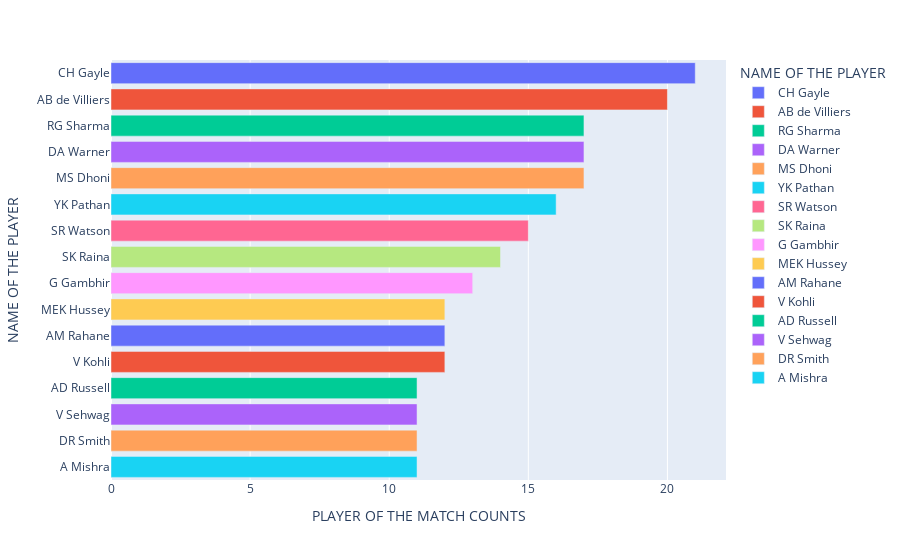

The cell this chart's notebook holds for it:
### Code cell
winner_bar = px.bar(pom,y='players',x='counts',
             orientation='h',color='players',
            labels={'players':'NAME OF THE PLAYER','counts':'PLAYER OF THE MATCH COUNTS'})
winner_bar.show()

### Figure 1 — Plotly figure (JSON) as saved in the notebook; plotly's stock layout.template omitted (floating-point values rounded to 4 significant figures)
{"data": [{"alignmentgroup": "True", "hovertemplate": "NAME OF THE PLAYER=%{y}<br>PLAYER OF THE MATCH COUNTS=%{x}<extra></extra>", "legendgroup": "CH Gayle", "marker": {"color": "#636efa"}, "name": "CH Gayle", "offsetgroup": "CH Gayle", "orientation": "h", "showlegend": true, "textposition": "auto", "type": "bar", "x": [21], "xaxis": "x", "y": ["CH Gayle"], "yaxis": "y"}, {"alignmentgroup": "True", "hovertemplate": "NAME OF THE PLAYER=%{y}<br>PLAYER OF THE MATCH COUNTS=%{x}<extra></extra>", "legendgroup": "AB de Villiers", "marker": {"color": "#EF553B"}, "name": "AB de Villiers", "offsetgroup": "AB de Villiers", "orientation": "h", "showlegend": true, "textposition": "auto", "type": "bar", "x": [20], "xaxis": "x", "y": ["AB de Villiers"], "yaxis": "y"}, {"alignmentgroup": "True", "hovertemplate": "NAME OF THE PLAYER=%{y}<br>PLAYER OF THE MATCH COUNTS=%{x}<extra></extra>", "legendgroup": "RG Sharma", "marker": {"color": "#00cc96"}, "name": "RG Sharma", "offsetgroup": "RG Sharma", "orientation": "h", "showlegend": true, "textposition": "auto", "type": "bar", "x": [17], "xaxis": "x", "y": ["RG Sharma"], "yaxis": "y"}, {"alignmentgroup": "True", "hovertemplate": "NAME OF THE PLAYER=%{y}<br>PLAYER OF THE MATCH COUNTS=%{x}<extra></extra>", "legendgroup": "DA Warner", "marker": {"color": "#ab63fa"}, "name": "DA Warner", "offsetgroup": "DA Warner", "orientation": "h", "showlegend": true, "textposition": "auto", "type": "bar", "x": [17], "xaxis": "x", "y": ["DA Warner"], "yaxis": "y"}, {"alignmentgroup": "True", "hovertemplate": "NAME OF THE PLAYER=%{y}<br>PLAYER OF THE MATCH COUNTS=%{x}<extra></extra>", "legendgroup": "MS Dhoni", "marker": {"color": "#FFA15A"}, "name": "MS Dhoni", "offsetgroup": "MS Dhoni", "orientation": "h", "showlegend": true, "textposition": "auto", "type": "bar", "x": [17], "xaxis": "x", "y": ["MS Dhoni"], "yaxis": "y"}, {"alignmentgroup": "True", "hovertemplate": "NAME OF THE PLAYER=%{y}<br>PLAYER OF THE MATCH COUNTS=%{x}<extra></extra>", "legendgroup": "YK Pathan", "marker": {"color": "#19d3f3"}, "name": "YK Pathan", "offsetgroup": "YK Pathan", "orientation": "h", "showlegend": true, "textposition": "auto", "type": "bar", "x": [16], "xaxis": "x", "y": ["YK Pathan"], "yaxis": "y"}, {"alignmentgroup": "True", "hovertemplate": "NAME OF THE PLAYER=%{y}<br>PLAYER OF THE MATCH COUNTS=%{x}<extra></extra>", "legendgroup": "SR Watson", "marker": {"color": "#FF6692"}, "name": "SR Watson", "offsetgroup": "SR Watson", "orientation": "h", "showlegend": true, "textposition": "auto", "type": "bar", "x": [15], "xaxis": "x", "y": ["SR Watson"], "yaxis": "y"}, {"alignmentgroup": "True", "hovertemplate": "NAME OF THE PLAYER=%{y}<br>PLAYER OF THE MATCH COUNTS=%{x}<extra></extra>", "legendgroup": "SK Raina", "marker": {"color": "#B6E880"}, "name": "SK Raina", "offsetgroup": "SK Raina", "orientation": "h", "showlegend": true, "textposition": "auto", "type": "bar", "x": [14], "xaxis": "x", "y": ["SK Raina"], "yaxis": "y"}, {"alignmentgroup": "True", "hovertemplate": "NAME OF THE PLAYER=%{y}<br>PLAYER OF THE MATCH COUNTS=%{x}<extra></extra>", "legendgroup": "G Gambhir", "marker": {"color": "#FF97FF"}, "name": "G Gambhir", "offsetgroup": "G Gambhir", "orientation": "h", "showlegend": true, "textposition": "auto", "type": "bar", "x": [13], "xaxis": "x", "y": ["G Gambhir"], "yaxis": "y"}, {"alignmentgroup": "True", "hovertemplate": "NAME OF THE PLAYER=%{y}<br>PLAYER OF THE MATCH COUNTS=%{x}<extra></extra>", "legendgroup": "MEK Hussey", "marker": {"color": "#FECB52"}, "name": "MEK Hussey", "offsetgroup": "MEK Hussey", "orientation": "h", "showlegend": true, "textposition": "auto", "type": "bar", "x": [12], "xaxis": "x", "y": ["MEK Hussey"], "yaxis": "y"}, {"alignmentgroup": "True", "hovertemplate": "NAME OF THE PLAYER=%{y}<br>PLAYER OF THE MATCH COUNTS=%{x}<extra></extra>", "legendgroup": "AM Rahane", "marker": {"color": "#636efa"}, "name": "AM Rahane", "offsetgroup": "AM Rahane", "orientation": "h", "showlegend": true, "textposition": "auto", "type": "bar", "x": [12], "xaxis": "x", "y": ["AM Rahane"], "yaxis": "y"}, {"alignmentgroup": "True", "hovertemplate": "NAME OF THE PLAYER=%{y}<br>PLAYER OF THE MATCH COUNTS=%{x}<extra></extra>", "legendgroup": "V Kohli", "marker": {"color": "#EF553B"}, "name": "V Kohli", "offsetgroup": "V Kohli", "orientation": "h", "showlegend": true, "textposition": "auto", "type": "bar", "x": [12], "xaxis": "x", "y": ["V Kohli"], "yaxis": "y"}, {"alignmentgroup": "True", "hovertemplate": "NAME OF THE PLAYER=%{y}<br>PLAYER OF THE MATCH COUNTS=%{x}<extra></extra>", "legendgroup": "AD Russell", "marker": {"color": "#00cc96"}, "name": "AD Russell", "offsetgroup": "AD Russell", "orientation": "h", "showlegend": true, "textposition": "auto", "type": "bar", "x": [11], "xaxis": "x", "y": ["AD Russell"], "yaxis": "y"}, {"alignmentgroup": "True", "hovertemplate": "NAME OF THE PLAYER=%{y}<br>PLAYER OF THE MATCH COUNTS=%{x}<extra></extra>", "legendgroup": "V Sehwag", "marker": {"color": "#ab63fa"}, "name": "V Sehwag", "offsetgroup": "V Sehwag", "orientation": "h", "showlegend": true, "textposition": "auto", "type": "bar", "x": [11], "xaxis": "x", "y": ["V Sehwag"], "yaxis": "y"}, {"alignmentgroup": "True", "hovertemplate": "NAME OF THE PLAYER=%{y}<br>PLAYER OF THE MATCH COUNTS=%{x}<extra></extra>", "legendgroup": "DR Smith", "marker": {"color": "#FFA15A"}, "name": "DR Smith", "offsetgroup": "DR Smith", "orientation": "h", "showlegend": true, "textposition": "auto", "type": "bar", "x": [11], "xaxis": "x", "y": ["DR Smith"], "yaxis": "y"}, {"alignmentgroup": "True", "hovertemplate": "NAME OF THE PLAYER=%{y}<br>PLAYER OF THE MATCH COUNTS=%{x}<extra></extra>", "legendgroup": "A Mishra", "marker": {"color": "#19d3f3"}, "name": "A Mishra", "offsetgroup": "A Mishra", "orientation": "h", "showlegend": true, "textposition": "auto", "type": "bar", "x": [11], "xaxis": "x", "y": ["A Mishra"], "yaxis": "y"}], "layout": {"barmode": "relative", "legend": {"title": {"text": "NAME OF THE PLAYER"}, "tracegroupgap": 0}, "margin": {"t": 60}, "xaxis": {"anchor": "y", "domain": [0, 1], "title": {"text": "PLAYER OF THE MATCH COUNTS"}}, "yaxis": {"anchor": "x", "categoryarray": ["A Mishra", "DR Smith", "V Sehwag", "AD Russell", "V Kohli", "AM Rahane", "MEK Hussey", "G Gambhir", "SK Raina", "SR Watson", "YK Pathan", "MS Dhoni", "DA Warner", "RG Sharma", "AB de Villiers", "CH Gayle"], "categoryorder": "array", "domain": [0, 1], "title": {"text": "NAME OF THE PLAYER"}}}}
